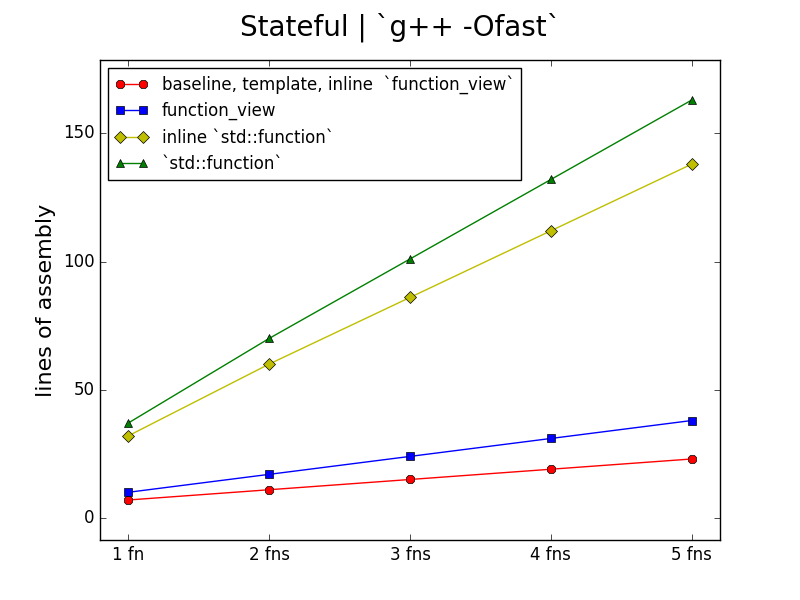

Here is the Python script that generated this plot:
#!/bin/python3

import matplotlib.pyplot as plt

fns = [1, 2, 3, 4, 5]
a_baseline = [7, 11, 15, 19, 23]
a_fview = [10, 17, 24, 31, 38]
a_stdfn = [37, 70, 101, 132, 163]
a_inlstdfn = [32, 60, 86, 112, 138]

fig = plt.figure()
fig.suptitle('Stateful | `g++ -Ofast`', fontsize=20)

ax = fig.add_subplot(1, 1, 1)


ax.plot(fns, a_baseline, 'r8-', label="baseline, template, inline  `function_view`")
ax.plot(fns, a_fview, 'bs-', label="function_view")
ax.plot(fns, a_inlstdfn, 'yD-', label="inline `std::function`")
ax.plot(fns, a_stdfn, 'g^-', label="`std::function`")

xlabels = ['1 fn', '2 fns', '3 fns', '4 fns', '5 fns']
plt.xticks(fns, xlabels)
plt.ylabel('lines of assembly', fontsize=16)

plt.margins(0.05, 0.1)

ax.legend(loc='upper left',prop={'size': 12})


plt.savefig("plot.png")
plt.show()